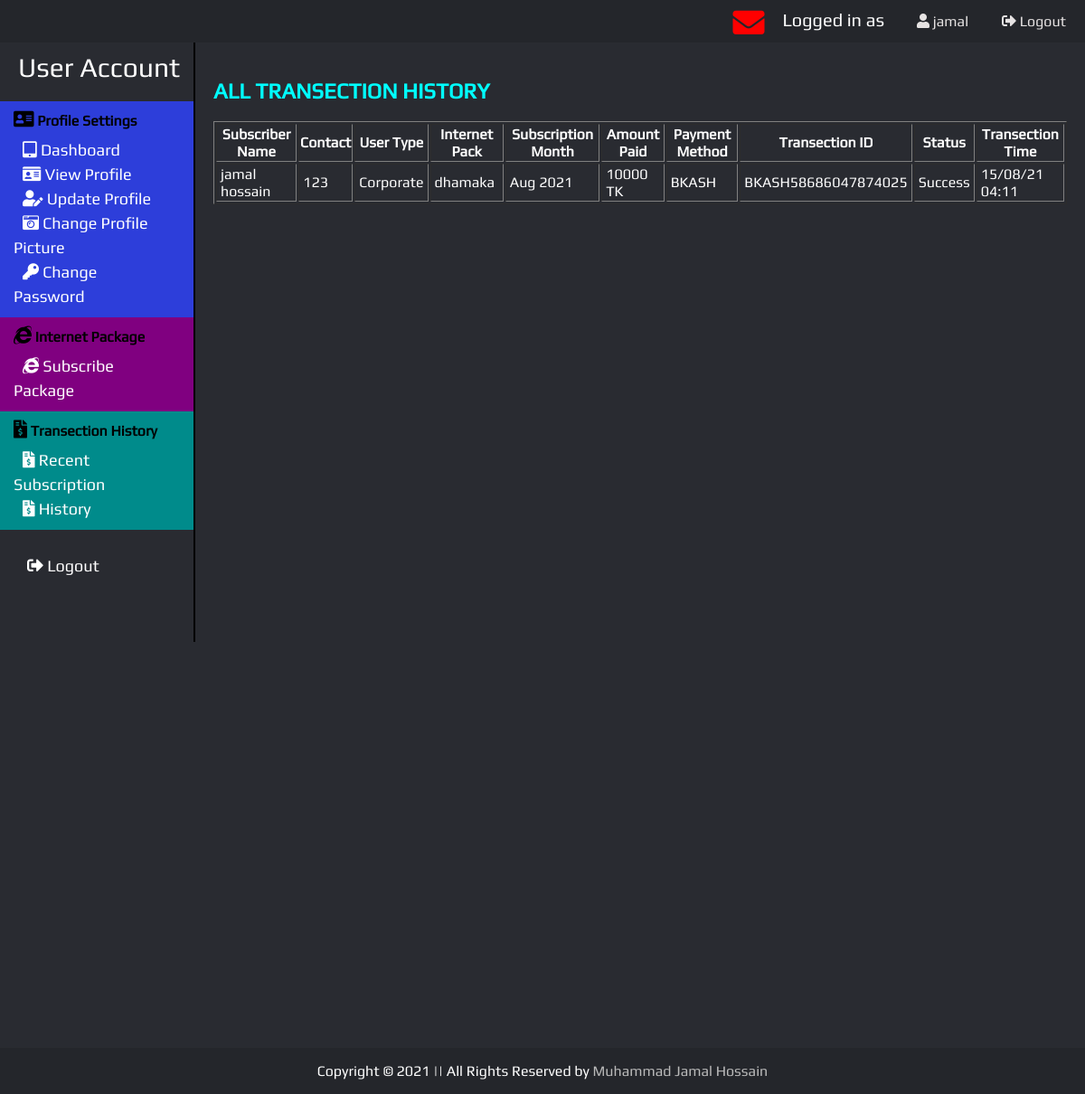
Screenshot of /view/user_paymentHistory.php?subscriber_id=ad9328241fb22018fb3b7a8768ccf15d (signed in) with the database file from the repository.
### tables this page shows
CREATE TABLE `payment` (
  `id` int(11) NOT NULL,
  `subscriber_name` varchar(100) NOT NULL,
  `subscriber_id` varchar(100) NOT NULL,
  `usertype` varchar(100) NOT NULL,
  `subscription_pack_id` varchar(100) NOT NULL,
  `subscription_pack_name` varchar(100) NOT NULL,
  `subscription_month` varchar(100) NOT NULL,
  `amount` varchar(100) NOT NULL,
  `payment_method` varchar(100) NOT NULL,
  `phone_number` varchar(100) NOT NULL,
  `transaction_id` varchar(100) NOT NULL,
  `status` varchar(100) NOT NULL,
  `transaction_time` varchar(100) NOT NULL
);

### model/payment_model.php (called while the page is built, shortened)
<?php
    function showUserPaymentHistory($subscriber_id)
    {
        $conn = db_conn();
        $selectQuery = "SELECT * FROM `payment` where subscriber_id = ?";
        try {
            $stmt = $conn->prepare($selectQuery);
            $stmt->execute([$subscriber_id]);
        }
        catch (PDOException $e)
        {
            echo $e->getMessage();
        }
        $rows = $stmt->fetchAll(PDO::FETCH_ASSOC);
        return $rows;
    }
?>

### controller/paymentinfoCntrl.php (called while the page is built, shortened)
<?php
    require_once ('../model/payment_model.php');
    function fetchUserPaymentHistory($subscriber_id)
    {
        return showUserPaymentHistory($subscriber_id);
    }
?>

### view/user_paymentHistory.php (the view, shortened to what this page needs)
<?php
    require_once '../controller/paymentinfoCntrl.php';
    $payments = fetchUserPaymentHistory($_GET['subscriber_id']);
?>
<!DOCTYPE html>
<html lang="en">
<head>
    <link href="../resources/stylesheet/ife.css?v=<?php echo time(); ?>" rel="stylesheet">
</head>
<body>
    <?php include('../header_footer/header_after_login.php'); ?>
    <div class="main">
        <section>
            <h1 class="color-cyan">ALL TRANSECTION HISTORY</h1>
            <table border="1" class="usr-table">
                <thead>
                    <tr>
                        <th>Subscriber Name</th>
                        <th>Contact</th>
                        <th>User Type</th>
                        <th>Internet Pack</th>
                        <th>Subscription Month</th>
                        <th>Amount Paid</th>
                        <th>Payment Method</th>
                        <th>Transection ID</th>
                        <th>Status</th>
                        <th>Transection Time</th>
                    </tr>
                </thead>
                <tbody>
                    <?php foreach ($payments as $i => $payment): ?>
                        <tr>
                            <td style="max-width: 130px"><?php echo $payment['subscriber_name'] ?></td>
                            <td><?php echo $payment['phone_number'] ?></td>
                            <td><?php echo $payment['usertype'] ?></td>
                            <td style="max-width: 150px"><?php echo $payment['subscription_pack_name'] ?></td>
                            <td><?php echo $payment['subscription_month'] ?></td>
                            <td><?php echo $payment['amount'] ?></td>
                            <td><?php echo $payment['payment_method'] ?></td>
                            <td><?php echo $payment['transaction_id'] ?></td>
                            <td><?php echo $payment['status'] ?></td>
                            <td><?php echo $payment['transaction_time'] ?></td>
                        </tr>
                    <?php endforeach; ?>
                </tbody>
            </table>
            <br><br><br><br><br><br>
        </section>
    </div>
    <?php include('../header_footer/copyright.php'); ?>
</body>
</html>

### resources/stylesheet/ife.css (style rules this page uses)
* { box-sizing: border-box; }
body { margin: 0; padding:0; background-color: #292b31; font-family: Play; color: white; }
section { width: 82%; float: right; height: 500px; padding: 20px; }
.color-cyan { color:cyan; }
.usr-table tbody tr td { padding-left: 4px; padding-right: 4px; }

### rows the page displays
payment: subscriber_name "jamal hossain", phone_number "123", usertype "Corporate", subscription_pack_name "dhamaka", subscription_month "Aug 2021", amount "10000 TK", payment_method "BKASH", transaction "BKASH58686047874025", status "Success", transaction_time "15/08/21 04:11"

### other values shown
$User "jamal"
